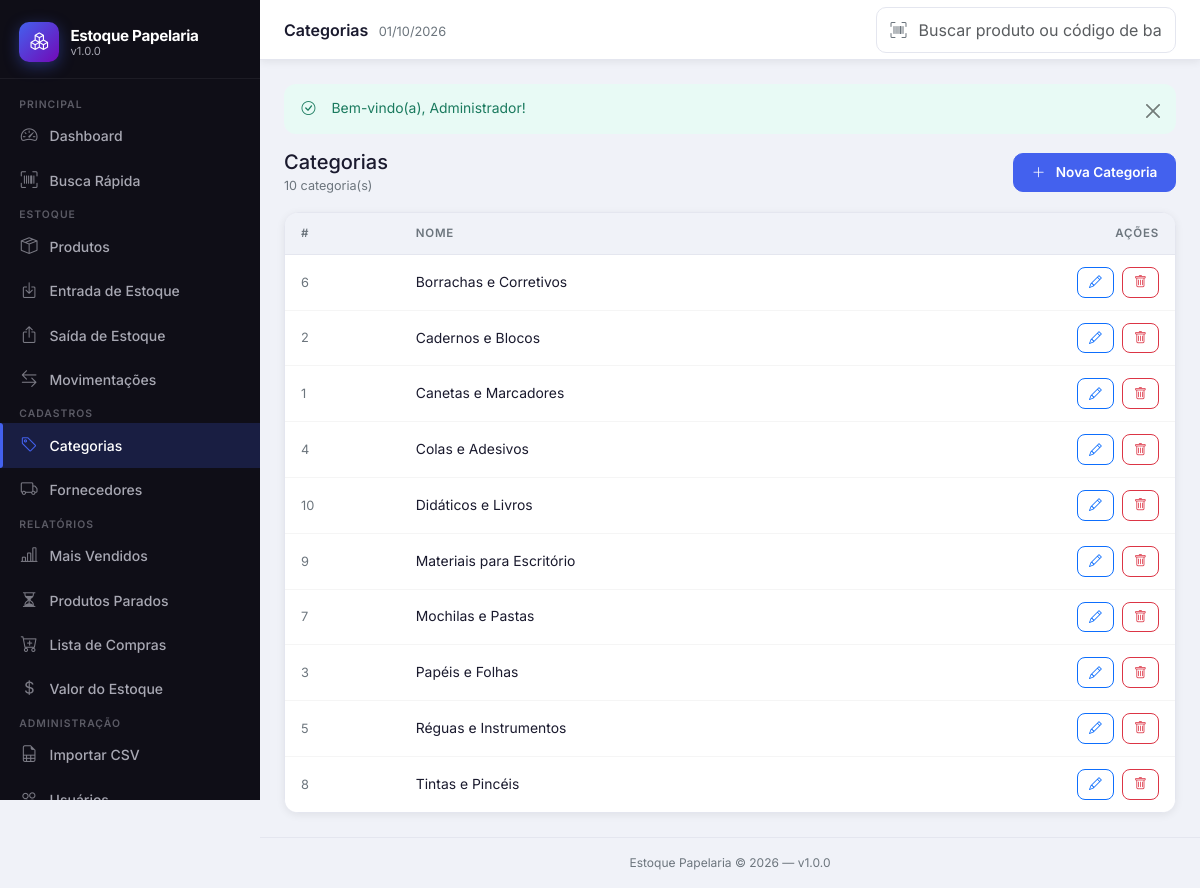
Page /radartechh/estoque/public/categorias (signed in) on the committed database.
### tables this page shows
CREATE TABLE IF NOT EXISTS `categorias` (
    `id`   INT UNSIGNED AUTO_INCREMENT PRIMARY KEY,
    `nome` VARCHAR(100) NOT NULL UNIQUE
);

### app/controllers/CategoriasController.php (called while the page is built, shortened)
<?php
require_once dirname(__DIR__) . '/models/CategoriaModel.php';
class CategoriasController
{
    private CategoriaModel $model;
    public function __construct()
    {
        $this->model = new CategoriaModel();
    }
    public function index(?int $id = null): void
    {
        $categorias   = $this->model->listar();
        require_once dirname(__DIR__) . '/views/categorias/index.php';
    }
}

### config/database.php (called while the page is built, shortened)
<?php
function getDB(): PDO
{
    static $pdo = null;
    if ($pdo === null) {
        $dsn = sprintf(
            'mysql:host=%s;dbname=%s;charset=%s',
            DB_HOST,
            DB_NAME,
            DB_CHARSET
        );
        $opcoes = [
            PDO::ATTR_ERRMODE            => PDO::ERRMODE_EXCEPTION,
            PDO::ATTR_DEFAULT_FETCH_MODE => PDO::FETCH_ASSOC,
            PDO::ATTR_EMULATE_PREPARES   => false,
            PDO::MYSQL_ATTR_INIT_COMMAND => "SET NAMES utf8mb4 COLLATE utf8mb4_unicode_ci",
        ];
        try {
            $pdo = new PDO($dsn, DB_USER, DB_PASS, $opcoes);
        } catch (PDOException $e) {
            if (APP_DEBUG) {
                throw $e;
            }
            die('Não foi possível conectar ao banco de dados. Contate o administrador.');
        }
    }
    return $pdo;
}

### app/models/CategoriaModel.php (called while the page is built, shortened)
<?php
class CategoriaModel
{
    private PDO $db;
    public function __construct()
    {
        $this->db = getDB();
    }
    public function listar(): array
    {
        return $this->db
            ->query('SELECT id, nome FROM categorias ORDER BY nome ASC')
            ->fetchAll();
    }
}

### app/views/categorias/index.php (the view, shortened to what this page needs)
<?php
require_once dirname(__DIR__) . '/layouts/header.php';
?>
<div class="d-flex justify-content-between align-items-center mb-3">
  <div>
    <h2 class="h5 fw-700 mb-0">Categorias</h2>
    <small class="text-secondary"><?= count($categorias) ?> categoria(s)</small>
  </div>
  <a href="<?= APP_URL ?>/categorias/criar" class="btn btn-primary" id="btn-nova-categoria">
    <i class="bi bi-plus-lg me-1"></i> Nova Categoria
  </a>
</div>
<div class="card">
  <div class="table-responsive">
    <table class="table" aria-label="Lista de categorias">
      <thead>
        <tr>
          <th>#</th>
          <th>Nome</th>
          <th class="text-end">Ações</th>
        </tr>
      </thead>
      <tbody>
        <?php if (empty($categorias)): ?>
          <tr>
            <td colspan="3" class="text-center py-4 text-secondary">
              Nenhuma categoria cadastrada.
            </td>
          </tr>
        <?php else: ?>
          <?php foreach ($categorias as $cat): ?>
          <tr>
            <td class="text-secondary" style="font-size:.8rem;"><?= $cat['id'] ?></td>
            <td class="fw-600"><?= e($cat['nome']) ?></td>
            <td class="text-end">
              <a href="<?= APP_URL ?>/categorias/editar/<?= $cat['id'] ?>"
                 class="btn btn-sm btn-outline-primary me-1"
                 id="btn-editar-cat-<?= $cat['id'] ?>">
                <i class="bi bi-pencil"></i>
              </a>
              <form method="POST"
                    action="<?= APP_URL ?>/categorias/excluir/<?= $cat['id'] ?>"
                    style="display:inline;">
                <button type="submit"
                        class="btn btn-sm btn-outline-danger"
                        id="btn-excluir-cat-<?= $cat['id'] ?>"
                        data-confirmar="Excluir a categoria «<?= e($cat['nome']) ?>»? Esta ação não pode ser desfeita.">
                  <i class="bi bi-trash"></i>
                </button>
              </form>
            </td>
          </tr>
          <?php endforeach; ?>
        <?php endif; ?>
      </tbody>
    </table>
  </div>
</div>
<?php require_once dirname(__DIR__) . '/layouts/footer.php'; ?>

### public/assets/css/estoque.css (style rules this page uses)
*, *::before, *::after { box-sizing: border-box; }
:root { --cor-primary: #4361ee; --cor-primary-dark: #3651d4; --cor-primary-light: #eef1fd; --cor-secondary: #7209b7; --cor-success: #2ec4b6; --cor-warning: #f4a261; --cor-danger: #e63946; --cor-info: #4cc9f0; --sidebar-bg: #0f0e17; --sidebar-width: 260px; --sidebar-text: #a8a8b3; --sidebar-text-hover:#ffffff; --sidebar-active-bg: rgba(67, 97, 238, 0.20); --sidebar-border: rgba(255,255,255,0.06); --body-bg: #f0f2f8; --card-bg: #ffffff; --text-primary: #1a1a2e; --text-secondary: #6c757d; --border-color: #e4e6ef; --shadow-sm: 0 2px 8px rgba(0,0,0,.07); --shadow-md: 0 4px 20px rgba(0,0,0,.10); --shadow-lg: 0 8px 40px rgba(0,0,0,.14); --transition: all 0.22s ease; }
html { scroll-behavior: smooth; }
body { font-family: 'Inter', sans-serif; background: var(--body-bg); color: var(--text-primary); font-size: 0.9rem; min-height: 100vh; margin: 0; }
a { text-decoration: none; transition: var(--transition); }
.card { background: var(--card-bg); border: 1px solid var(--border-color); border-radius: 14px; box-shadow: var(--shadow-sm); transition: var(--transition); }
.table-responsive { border-radius: 12px; }
.table { margin-bottom: 0; font-size: 0.87rem; }
.table thead th { background: var(--body-bg); color: var(--text-secondary); font-size: 0.72rem; font-weight: 600; text-transform: uppercase; letter-spacing: 0.07em; border-bottom: 1px solid var(--border-color); padding: 0.75rem 1rem; white-space: nowrap; }
.table tbody td { padding: 0.75rem 1rem; vertical-align: middle; border-bottom: 1px solid rgba(0,0,0,.04); color: var(--text-primary); }
.table tbody tr:last-child td { border-bottom: none; }
.btn { border-radius: 10px; font-weight: 600; font-size: 0.85rem; padding: 0.5rem 1.1rem; transition: var(--transition); display: inline-flex; align-items: center; gap: 0.4rem; }
.btn-primary { background: var(--cor-primary); border-color: var(--cor-primary); color: #fff; }
.btn-sm { padding: 0.3rem 0.7rem; font-size: 0.8rem; border-radius: 8px; }

### rows in the picture
categorias: id "6", nome "Borrachas e Corretivos"
categorias: id "2", nome "Cadernos e Blocos"
categorias: id "1", nome "Canetas e Marcadores"
categorias: id "4", nome "Colas e Adesivos"
categorias: id "10", nome "Didáticos e Livros"
categorias: id "9", nome "Materiais para Escritório"
categorias: id "7", nome "Mochilas e Pastas"
categorias: id "3", nome "Papéis e Folhas"
categorias: id "5", nome "Réguas e Instrumentos"
categorias: id "8", nome "Tintas e Pincéis"

### other values in the picture
APP_NAME "Estoque Papelaria"
APP_VERSION "1.0.0"
$tituloPagina "Categorias"
$_SESSION['flash_sucesso'] "Bem-vindo(a), Administrador!"
count($categorias) "10"
